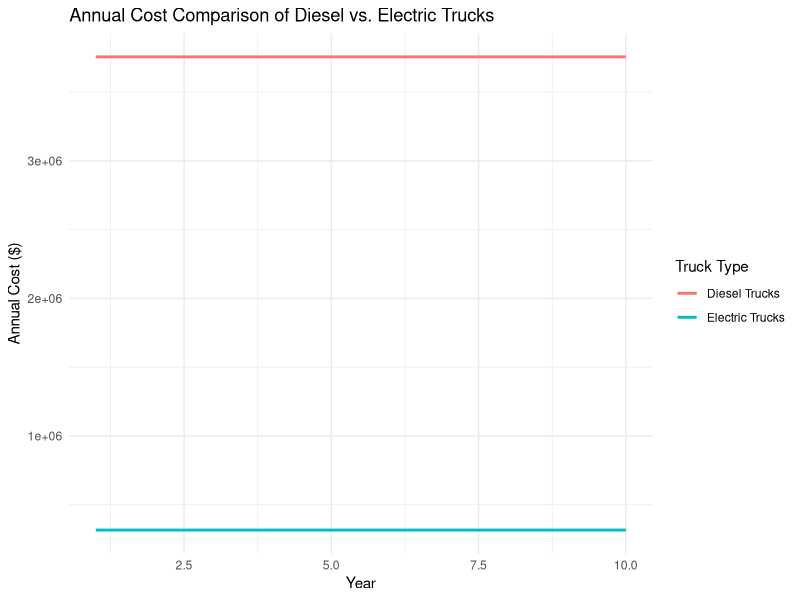
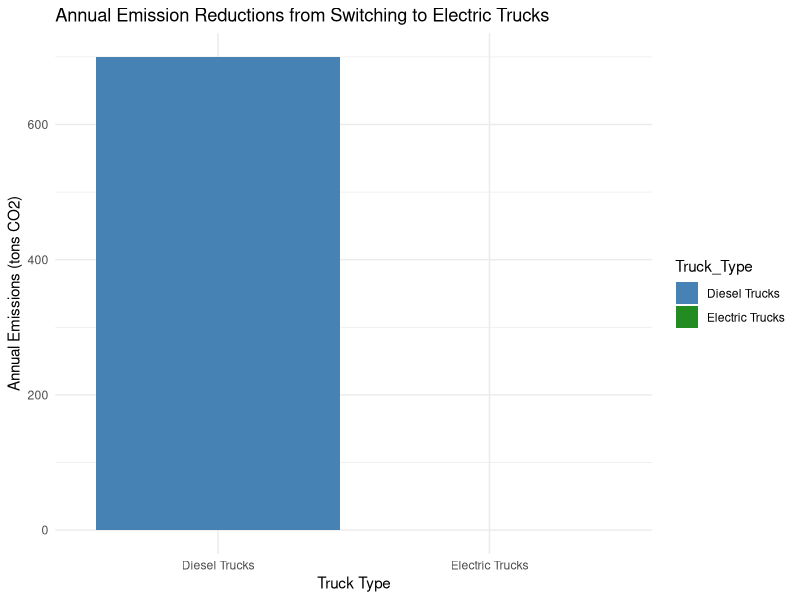
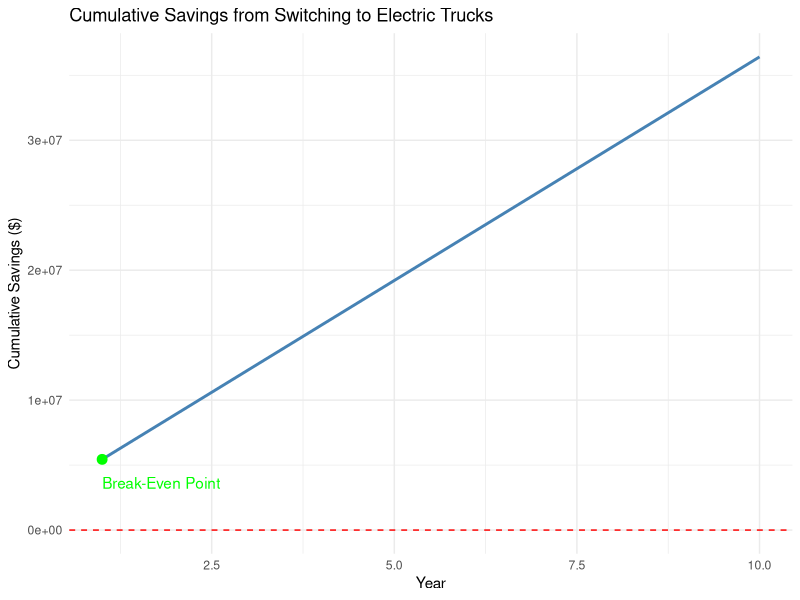

The R source for these figures, in order:
## ---- chunk 1

# Load necessary libraries
library(ggplot2)
library(dplyr)

# Constants
diesel_price <- 4           # Price per gallon
electricity_price <- 0.10   # Price per kWh
annual_mileage <- 50000     # Mileage per truck
years <- 10                 # Set the analysis period
discount_rate <- 0.05       # Discount rate for NPV calculation

# Diesel Truck Data
diesel_trucks <- list(
  quantity = 70,
  maintenance_cost = 12000,
  fuel_efficiency = 6,      # miles per gallon
  purchase_price = 80000
)

# Electric Truck Data
electric_trucks <- list(
  quantity = 30,
  maintenance_cost = 8000,
  energy_efficiency = 2,    # miles per kWh
  purchase_price = 120000
)

# Calculate Diesel and Electric Annual Costs
diesel_fuel_cost_per_truck <- (annual_mileage / diesel_trucks$fuel_efficiency) * diesel_price
total_diesel_fuel_cost <- diesel_fuel_cost_per_truck * diesel_trucks$quantity
total_diesel_annual_cost <- total_diesel_fuel_cost + (diesel_trucks$maintenance_cost * diesel_trucks$quantity)

electric_energy_consumption_per_truck <- annual_mileage / electric_trucks$energy_efficiency
charging_cost_per_truck <- electric_energy_consumption_per_truck * electricity_price
total_electric_charging_cost <- charging_cost_per_truck * electric_trucks$quantity
total_electric_annual_cost <- total_electric_charging_cost + (electric_trucks$maintenance_cost * electric_trucks$quantity)

initial_investment <- (electric_trucks$purchase_price * electric_trucks$quantity) - (diesel_trucks$purchase_price * diesel_trucks$quantity)

annual_savings <- total_diesel_annual_cost - total_electric_annual_cost

# Output Results
total_diesel_annual_cost
total_electric_annual_cost
initial_investment 
annual_savings

## ---- chunk 2

npv <- function(cash_flows, discount_rate) {
  sum(cash_flows / (1 + discount_rate)^(0:(length(cash_flows)-1)))
}

# Cash flows over the analysis period
cash_flows <- rep(annual_savings, years)
cash_flows[1] <- cash_flows[1] - initial_investment  # Include initial investment in the first year

npv_result <- npv(cash_flows, discount_rate)

npv_result

## ---- chunk 3

break_even_years <- which(cumsum(rep(annual_savings, years)) >= initial_investment)[1]  # First year when cumulative savings exceed investment

## ---- chunk 4
# Scenario Analysis (example: fluctuating diesel prices)
scenario_results <- data.frame()
for (price in seq(3, 5, by = 0.5)) {
  diesel_price <- price
  diesel_fuel_cost_per_truck <- (annual_mileage / diesel_trucks$fuel_efficiency) * diesel_price
  total_diesel_fuel_cost <- diesel_fuel_cost_per_truck * diesel_trucks$quantity
  total_diesel_annual_cost <- total_diesel_fuel_cost + (diesel_trucks$maintenance_cost * diesel_trucks$quantity)
  
  annual_savings <- total_diesel_annual_cost - total_electric_annual_cost
  scenario_results <- rbind(scenario_results, data.frame(diesel_price = price, annual_savings = annual_savings))
}

annual_savings

## ---- chunk 5
# Visualization of Cost Comparison and Savings
cost_data <- data.frame(
  Year = 1:years,
  DieselCost = rep(total_diesel_annual_cost, years),
  ElectricCost = rep(total_electric_annual_cost, years)
)

ggplot(cost_data, aes(x = Year)) +
  geom_line(aes(y = DieselCost, color = "Diesel Trucks"), linewidth = 1) +  # Use linewidth instead of size
  geom_line(aes(y = ElectricCost, color = "Electric Trucks"), linewidth = 1) +  # Use linewidth instead of size
  labs(title = "Annual Cost Comparison of Diesel vs. Electric Trucks",
       x = "Year",
       y = "Annual Cost ($)",
       color = "Truck Type") +
  theme_minimal()

## ---- chunk 6

# Emission Data
diesel_emission_rate <- 10  # tons CO2 per truck per year
electric_emission_rate <- 0  # electric trucks are assumed to have zero emissions

# Create a data frame for emissions
emission_data <- data.frame(
  Truck_Type = c("Diesel Trucks", "Electric Trucks"),
  Annual_Emissions = c(diesel_emission_rate * diesel_trucks$quantity, electric_emission_rate * electric_trucks$quantity)
)

# Visualization of Emission Reductions
ggplot(emission_data, aes(x = Truck_Type, y = Annual_Emissions, fill = Truck_Type)) +
  geom_bar(stat = "identity") +
  labs(title = "Annual Emission Reductions from Switching to Electric Trucks",
       x = "Truck Type",
       y = "Annual Emissions (tons CO2)") +
  theme_minimal() +
  scale_fill_manual(values = c("steelblue", "forestgreen"))

## ---- chunk 7

# Create a data frame for cumulative savings over years
cumulative_savings <- cumsum(rep(annual_savings, years)) - initial_investment  # Adjust first year for initial investment
cumulative_data <- data.frame(
  Year = 1:years,
  Cumulative_Savings = cumulative_savings
)

# Visualization of Total Savings and Break-Even Point
ggplot(cumulative_data, aes(x = Year, y = Cumulative_Savings)) +
  geom_line(color = "steelblue", size = 1) +
  geom_hline(yintercept = 0, linetype = "dashed", color = "red") +
  geom_point(data = cumulative_data[cumulative_data$Cumulative_Savings >= 0, ][1, ], aes(x = Year, y = Cumulative_Savings), color = "green", size = 3) +
  labs(title = "Cumulative Savings from Switching to Electric Trucks",
       x = "Year",
       y = "Cumulative Savings ($)") +
  theme_minimal() +
  annotate("text", x = 1, y = max(cumulative_data$Cumulative_Savings) * 0.1, label = "Break-Even Point", color = "green", hjust = 0)

